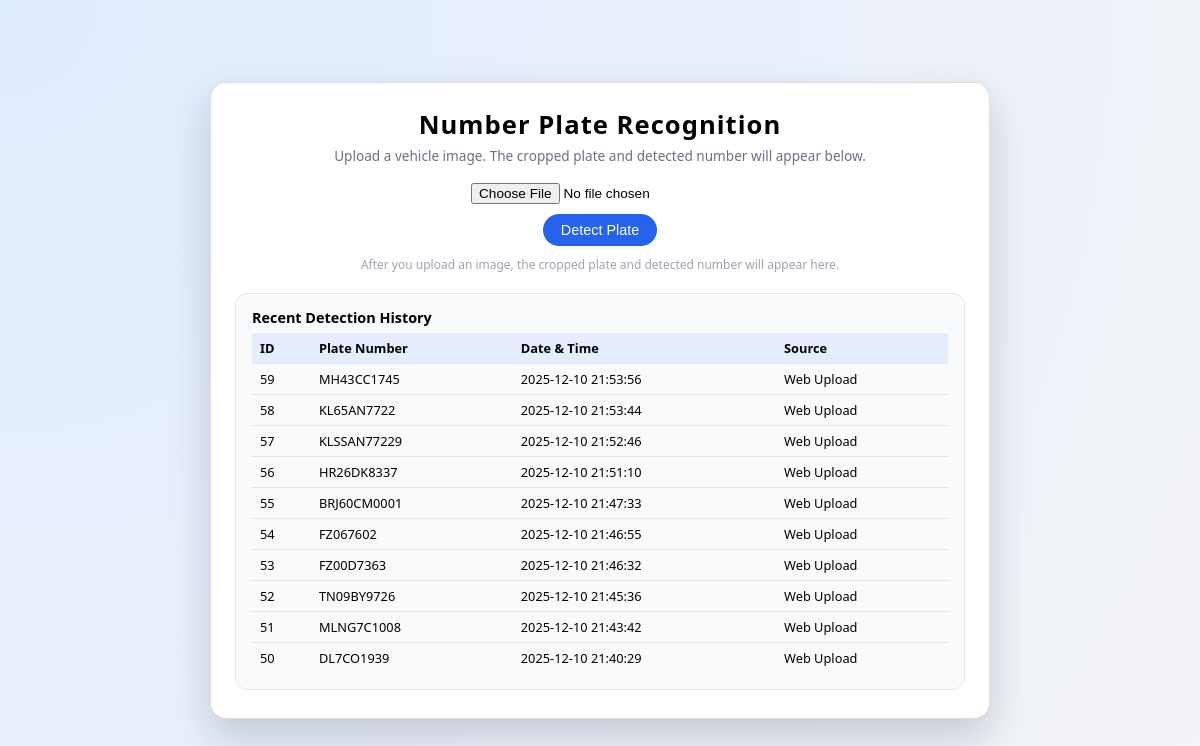
Before: / with the older database file.
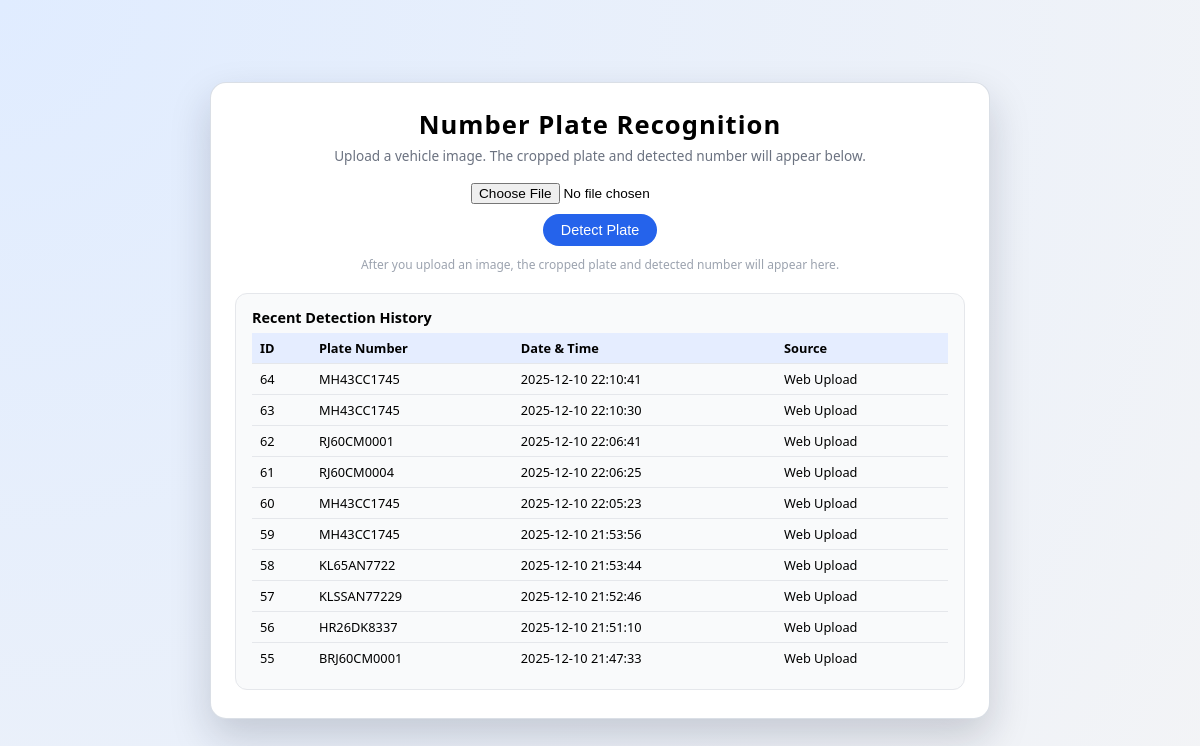
After: the same page with the newer database file.
### tables this page shows
CREATE TABLE vehicle_log (
            id INTEGER PRIMARY KEY AUTOINCREMENT,
            plate_number TEXT NOT NULL,
            date_time TEXT NOT NULL,
            camera_location TEXT
        );

### app.py (the view, shortened to what this page needs)
@app.route("/", methods=["GET", "POST"])
def index():
    detected_text = None
    message = None
    plate_image_url = None
    history_rows = get_all_logs(limit=10)
    return render_template(
        "index.html",
        detected_text=detected_text,
        message=message,
        plate_image_url=plate_image_url,
        history=history_rows,
    )

### database.py (called while the page is built)
def get_all_logs(limit=10):
    conn = sqlite3.connect(DB_NAME)
    cursor = conn.cursor()
    cursor.execute("""
        SELECT id, plate_number, date_time, camera_location
        FROM vehicle_log
        ORDER BY id DESC
        LIMIT ?
    """, (limit,))
    rows = cursor.fetchall()
    conn.close()
    return rows

### templates/index.html (shortened to what this page needs)
<!DOCTYPE html>
<html lang="en">
<head>
</head>
<body>
<div class="container">
    <h1>Number Plate Recognition</h1>
    <div class="subtitle">
        Upload a vehicle image. The cropped plate and detected number will appear below.
    </div>
    <form method="POST" enctype="multipart/form-data">
        <input type="file" name="plate_image" accept="image/*" required />
        <button type="submit">Detect Plate</button>
    </form>
    {% if plate_image_url %}
        <div class="result-card">
            <div class="result-title">Cropped Plate Region</div>
            <div class="img-wrapper">
                <img src="{{ plate_image_url }}" alt="Cropped plate image" />
            </div>
            {% if detected_text %}
            <form method="POST" action="{{ url_for('confirm_plate') }}">
                <div style="margin-top:12px;">
                    <label class="plate-text-label">Detected Plate Number (edit if needed)</label>
                    <input type="text" name="confirmed_text" value="{{ detected_text }}"
                        style="width:100%; padding:8px; font-family:monospace; font-size:1rem; margin-top:6px; border-radius:6px; border:1px solid #cbd5e1;">
                    <input type="hidden" name="source" value="Web Upload">
                    <div style="margin-top:8px; display:flex; gap:8px;">
                        <button type="submit" style="background:#16a34a;color:white;padding:8px 12px;border:none;border-radius:8px;cursor:pointer;">Confirm & Save</button>
                        <a href="{{ url_for('index') }}" style="display:inline-block;padding:8px 12px;border-radius:8px;border:1px solid #e5e7eb;text-decoration:none;color:#374151;">Cancel</a>
                    </div>
                </div>
            </form>
        {% endif %}
        </div>
    {% else %}
        <div class="hint">
            After you upload an image, the cropped plate and detected number will appear here.
        </div>
    {% endif %}
    <div class="history-card">
        <div class="history-title">Recent Detection History</div>
        {% if history and history|length > 0 %}
            <table>
                <thead>
                <tr>
                    <th>ID</th>
                    <th>Plate Number</th>
                    <th>Date &amp; Time</th>
                    <th>Source</th>
                </tr>
                </thead>
                <tbody>
                {% for row in history %}
                    <tr>
                        <td>{{ row[0] }}</td>
                        <td>{{ row[1] }}</td>
                        <td>{{ row[2] }}</td>
                        <td>{{ row[3] or 'Web Upload' }}</td>
                    </tr>
                {% endfor %}
                </tbody>
            </table>
        {% else %}
            <div class="history-empty">
                No detections logged yet. Upload an image to see history here.
            </div>
        {% endif %}
    </div>
</div>
</body>
</html>

### templates/index.html (style rules this page uses)
:root { --primary: #2563eb; --bg: #f3f4f6; --card-bg: #ffffff; --border: #e5e7eb; --success: #16a34a; --error: #dc2626; }
* { box-sizing: border-box; }
body { margin: 0; font-family: system-ui, -apple-system, BlinkMacSystemFont, "Segoe UI", sans-serif; background: radial-gradient(circle at top left, #e0ecff, #f3f4f6); min-height: 100vh; display: flex; align-items: center; justify-content: center; padding: 24px 12px; }
.container { width: 100%; max-width: 780px; background: var(--card-bg); border-radius: 16px; padding: 24px 24px 28px; box-shadow: 0 18px 40px rgba(15, 23, 42, 0.18); border: 1px solid rgba(148, 163, 184, 0.35); }
h1 { margin: 0; font-size: 1.6rem; text-align: center; letter-spacing: 0.04em; }
.subtitle { margin-top: 4px; font-size: 0.85rem; color: #6b7280; text-align: center; }
form { margin-top: 18px; display: flex; flex-direction: column; align-items: center; gap: 10px; }
input[type="file"] { font-size: 0.85rem; }
button { padding: 8px 18px; border-radius: 999px; border: none; background: var(--primary); color: white; font-size: 0.9rem; cursor: pointer; }
.hint { margin-top: 10px; font-size: 0.75rem; color: #9ca3af; text-align: center; }
.history-card { margin-top: 20px; padding: 14px 16px 16px; border-radius: 12px; border: 1px solid var(--border); background: #f9fafb; }
.history-title { font-size: 0.9rem; font-weight: 600; margin-bottom: 6px; }
table { width: 100%; border-collapse: collapse; font-size: 0.8rem; margin-top: 6px; }
th, td { padding: 6px 8px; border-bottom: 1px solid #e5e7eb; text-align: left; }
th { background: #e5edff; font-weight: 600; }
tr:last-child td { border-bottom: none; }

Changed rows visible on the page:
no longer on this page (row unchanged): vehicle_log: id "54", plate_number "FZ067602", date_time "2025-12-10 21:46:55", camera_location "Web Upload"
no longer on this page (row unchanged): vehicle_log: id "53", plate_number "FZ00D7363", date_time "2025-12-10 21:46:32", camera_location "Web Upload"
no longer on this page (row unchanged): vehicle_log: id "52", plate_number "TN09BY9726", date_time "2025-12-10 21:45:36", camera_location "Web Upload"
no longer on this page (row unchanged): vehicle_log: id "51", plate_number "MLNG7C1008", date_time "2025-12-10 21:43:42", camera_location "Web Upload"
no longer on this page (row unchanged): vehicle_log: id "50", plate_number "DL7CO1939", date_time "2025-12-10 21:40:29", camera_location "Web Upload"
added vehicle_log: id "64", plate_number "MH43CC1745", date_time "2025-12-10 22:10:41", camera_location "Web Upload"
added vehicle_log: id "63", plate_number "MH43CC1745", date_time "2025-12-10 22:10:30", camera_location "Web Upload"
added vehicle_log: id "62", plate_number "RJ60CM0001", date_time "2025-12-10 22:06:41", camera_location "Web Upload"
added vehicle_log: id "61", plate_number "RJ60CM0004", date_time "2025-12-10 22:06:25", camera_location "Web Upload"
added vehicle_log: id "60", plate_number "MH43CC1745", date_time "2025-12-10 22:05:23", camera_location "Web Upload"
